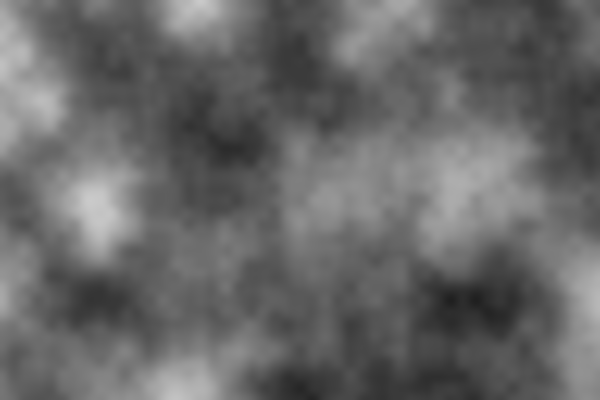
Frame 1 (no input)
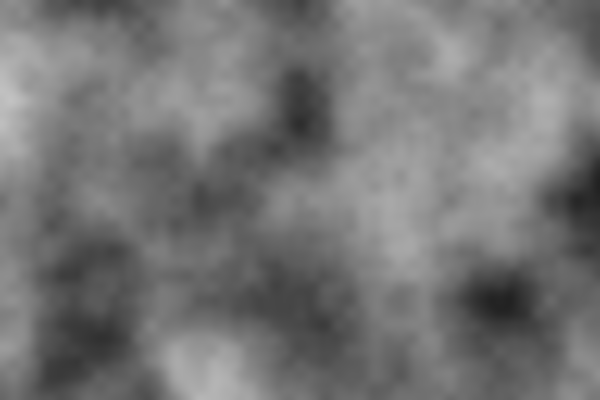
Frame 60 (the mouse pressed at the canvas centre just before this capture)
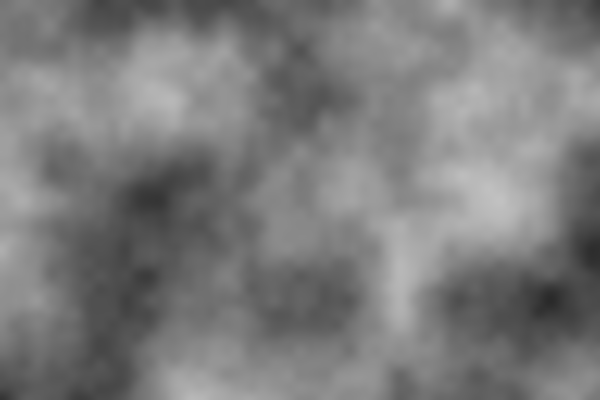
Frame 120 (the mouse held since frame 60 and released just before this capture)

The Processing sketch that drew these frames (run headless with seeded random() and noise(); from frame 60 on, the mouse is pressed at the canvas centre):

// Processing sketch: sketch_2D_Noise
// ── sketch_2D_Noise.pde

void setup()
{
  size(600,400);
 
}


float t  = 0 ,xoff,yoff;
void draw()
{
  loadPixels();
   xoff = 0;
  for (int x = 0; x < width; x++) 
  {
    yoff = 0;
    for (int y = 0; y < height; y++) 
    {
      float bright = map(noise(xoff,yoff,t),0,1,0,255);
      pixels[x+y*width] = color(bright);
      yoff +=0.01;
    }
    xoff +=0.01;
  }
 
  updatePixels();
  t+=0.01;
  
}
